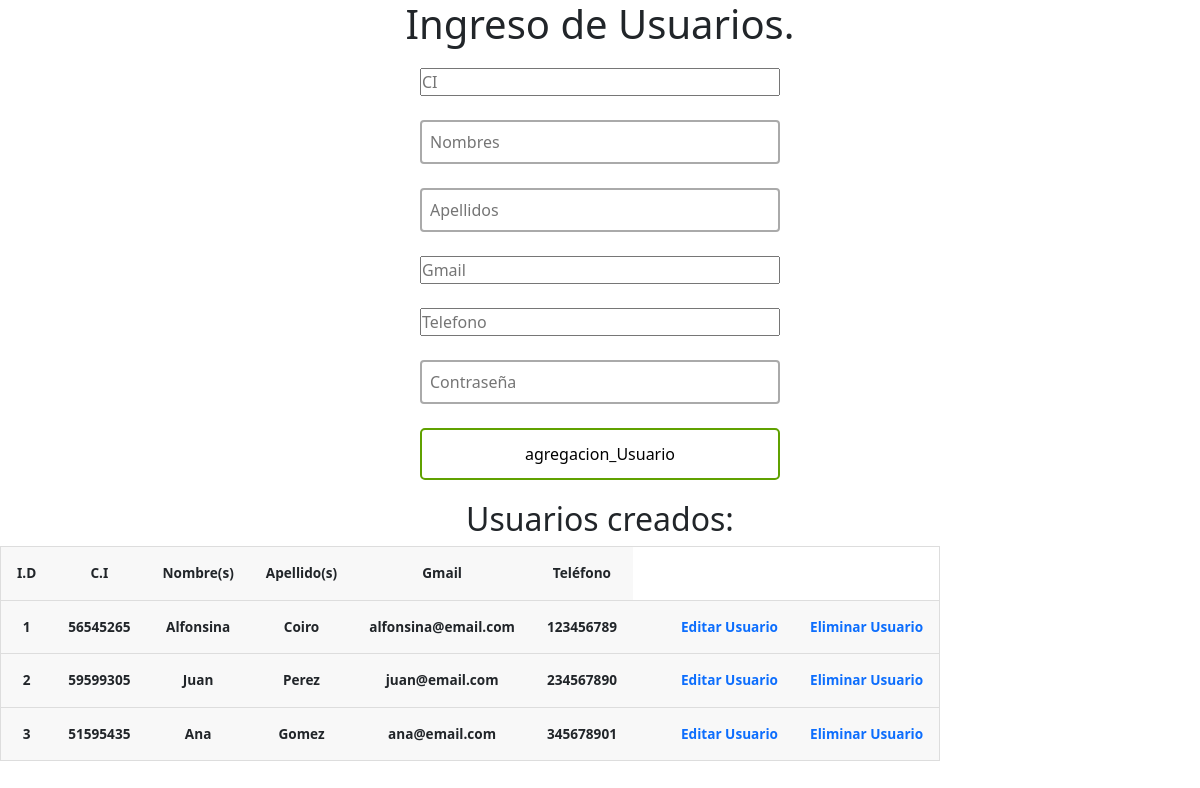
Screenshot of /secretario_CRUD/secretario_CRUD.php with the database file from the repository.
### tables this page shows
CREATE TABLE usuario (
	id_usuario int PRIMARY KEY NOT NULL AUTO_INCREMENT,
	nombre_usuario varchar(120) NOT NULL,
	apellido_usuario varchar(120) NOT NULL,
	gmail_usuario varchar(200) NOT NULL,
	telefono_usuario varchar(9) NOT NULL,
	ci_usuario int(8) NOT NULL,
	contraseña_usuario VARCHAR(255) NOT NULL
);

### secretario_CRUD/secretario_CRUD.php (the view, shortened to what this page needs)
<?php
$conn = conectar_bd();
$sql = "SELECT * FROM usuario";
$query = mysqli_query($conn, $sql);
?>
<!DOCTYPE html>
<html lang="en">
<head>
    <link href="https://cdn.jsdelivr.net/npm/bootstrap@5.3.2/dist/css/bootstrap.min.css" rel="stylesheet"/>
    <link href="https://cdn.jsdelivr.net/npm/bootstrap-icons@1.10.5/font/bootstrap-icons.css" rel="stylesheet">
    <link rel="stylesheet" href="/CRUD adscripto/style.css">
</head>
<body>
    <div class="users-form">
        <h1>Ingreso de Usuarios.</h1>
     <form action='./insert_user_secretario.php' method="POST">
            <input type="number" name="ci_usuario" placeholder="CI" id="ci_usuario" >
            <input type="text" name="nombre_usuario" placeholder="Nombres" id="nombre_usuario" >
            <input type="text" name="apellido_usuario" placeholder="Apellidos" id="apellido_usuario" >
            <input type="gmail" name="gmail_usuario" placeholder="Gmail" id="gmail_usuario">
            <input type="number" name="telefono_usuario" placeholder="Telefono" id="telefono_usuario">
            <input type="password" name="contrasenia_usuario" placeholder="Contraseña" id="contrasenia_usuario" >
            <input type="submit" value="agregacion_Usuario">
        </form>
    </div>
    <div>
        <h2>Usuarios creados:</h2>
        <table>
            <thead>
                <tr>
                  <th>I.D</th>
                  <th>C.I</th>
                  <th>Nombre(s)</th>
                  <th>Apellido(s)</th>
                  <th>Gmail</th>
                  <th>Teléfono</th>
                </tr>
            </thead>
            <tbody>
                <?php
                while($row = mysqli_fetch_array($query)):
                ?>
                <tr>
                    <th><?= $row['id_usuario']  ?></th>
                    <th><?= $row['ci_usuario']  ?></th>
                    <th><?= $row['nombre_usuario']  ?></th>
                    <th><?= $row['apellido_usuario']  ?></th>
                    <th><?= $row['gmail_usuario']  ?></th>
                    <th><?= $row['telefono_usuario']  ?></th>
                    <th></th>
                    <th><a href="./update_user_secretario.php?id_usuario=<?= $row['id_usuario'] ?>">Editar Usuario</a></th>
                    <th><a href="./delete_user_secretario.php?id_usuario=<?= $row['id_usuario']  ?>">Eliminar Usuario</a></th>
                </tr>
                <?php
                endwhile;
                ?>
            </tbody>
        </table>
    </div>
</body>
</html>

### CRUD adscripto/style.css (style rules this page uses)
* { box-sizing: border-box; margin: 0; padding: 0; }
html { font-family: 'Segoe UI', sans-serif; text-align: center; }
a { text-decoration: none; }
.users-form form { display: flex; flex-direction: column; gap: 24px; width: 30%; margin: 20px auto; text-align: center; }
.users-form form input { font-family: 'Segoe UI', sans-serif; }
.users-form form input[type=text], .users-form form input[type=password], .users-form form input[type=email] { padding: 8px; border:2px solid #aaa; border-radius:4px; outline:none; transition:.3s; }
.users-form form input[type=submit] { border: none; padding: 12px 50px; text-decoration: none; transition-duration: 0.4s; cursor: pointer; border-radius: 5px; background-color: white; color: black; border: 2px solid #60a100; }
table tr { background-color: #f8f8f8; border: 1px solid #ddd; padding: 4px; }
table th { padding: 16px; text-align: center; font-size: .85em; }

### rows the page displays
usuario: id_usuario "1", ci_usuario "56545265", nombre_usuario "Alfonsina", apellido_usuario "Coiro", gmail_usuario "alfonsina@email.com", telefono_usuario "123456789"
usuario: id_usuario "2", ci_usuario "59599305", nombre_usuario "Juan", apellido_usuario "Perez", gmail_usuario "juan@email.com", telefono_usuario "234567890"
usuario: id_usuario "3", ci_usuario "51595435", nombre_usuario "Ana", apellido_usuario "Gomez", gmail_usuario "ana@email.com", telefono_usuario "345678901"
